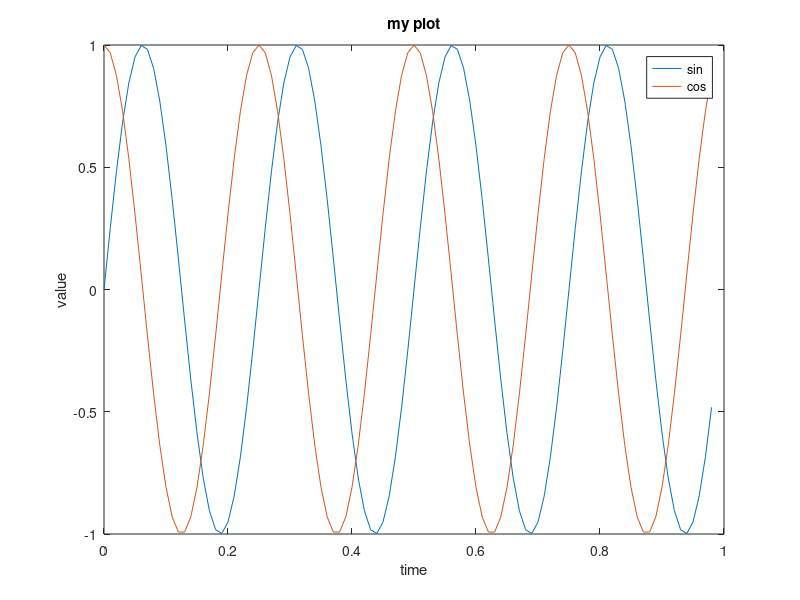
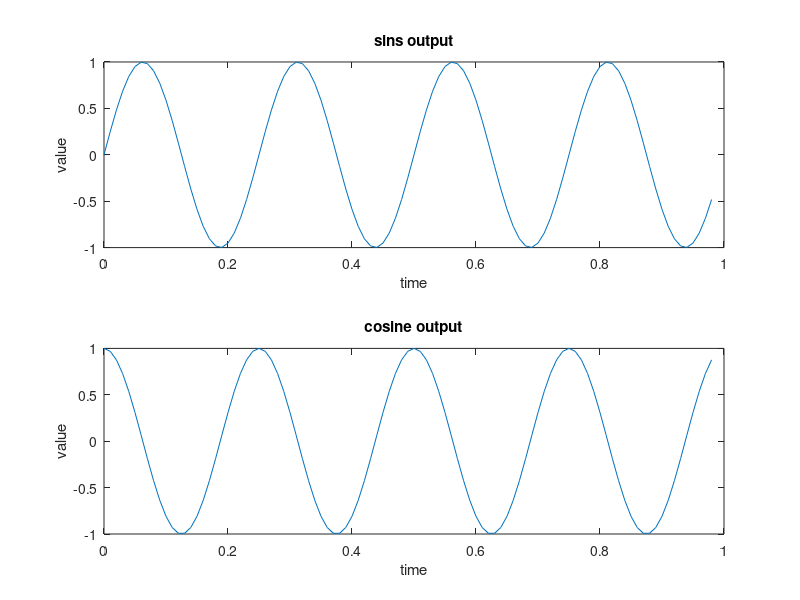

MATLAB code for these plots, in order: (Note: this script raises an error after producing the figures.)
%% math operations
4+5
19-12
5*123
125/12
5^4
sqrt(125)

%% logical operations
11 >= 10 % 11 is greater and equal than 10
12 ~= 11 % 12 is not equal to 11
1 && 0 % 1 and 0
1 || 0 % 1 or 0

%% variables
a = 10; % semicolon to stop print out
disp(a);

b = 'hello world'; % string
disp(b);

A = [1 2; 3 4; 5 6]; % 3-by-2 matrix

V = [1 ; 2 ; 3];

A = 1:0.1:2; % matrix start from 1 to 2, increment with a step 0.1

A = 1:6; % matrix start from 1 to 6, incremet with a step 1 (default)

A = ones(4,5); % generate a matrix with size 4-by-5 and each element is 1

A = 2*ones(4,5); % generate a matrix with size 4-by-5 and each element is 2

A = zeros(4,5); % generate a matrix with size 4-by-5 and each element is 0

A = rand(5,6); % generate a random matrix with size 5-by-6

A = eye(4); % generate a 4-by-4 identity matrix

%% data save and load
A = [1 2; 3 4; 5 6];
save data A;
load('data.mat');
clear % clear variables in workspace
clc % clear command window

%% matrix access and manipulation
A = [1 2; 3 4; 5 6];

disp(length(A)); % give the size of longer dimension

disp(A(3,2)); % access the element 3rd row, 2nd column in A
disp(A(:,2)); % access all the elements of 2nd column in A
disp(A(1,:)); % access all the elements of 1st row in A
disp(A([1 3],:)); % access all the elements of 1st and 3rd row in A
A(:,2) = [10;11;12]; % replace 2 column of A with [10; 11; 12]
A(:,2) = []; % remove 2 column
A = [A, [100; 101; 102]]; % add one more column to right of A

B = [10 11; 12 13; 14 15];
C = [A B];
disp(C);

[rownum,colnum] = size(C); % acquire the row and column number of matrix
C = C(:); % put a matrix into a vector
disp(C);
disp(reshape(C,rownum,colnum)); % reshape it into a matrix


%% data computation

A = [1 2; 3 4; 5 6]; % 3-by-2 matrix
B = [11 12; 13 14; 15 16]; % 3-by-2 matrix
C = [1 1; 2 2]; % 2-by-2 matrix

disp(A + B) % matrix addition
disp(A - B) % matrix subtraction
disp(A*C) % matrix multipliation
disp(A.*B) % dot product
disp(A.^2) % power 2 each element in A
disp(1./A) % 1 divide each element
disp(exp(A)) % exponential each element
disp(abs(A)) % absolute value of each element
disp(A+5) % each element plus 5
disp(A') % tranpose of A or transpose(A)


a = [1.2 14.9 2.4 0.5];
disp(max(a));
disp(min(a));
disp(sum(a));
disp(prod(a));
disp(round(a));
disp(floor(a));
disp(ceil(a));
[r,c] = find(a == min(a)); % find the minimum number in a
[r,c] = find(a<3);

disp(rand(3,3));
A = magic(3);
disp(A)
max(A) % max(A,[],2) 
min(A)
sum(A)
sum(sum(eye(3).*A))


%% plot data
figure(1)
t = 0:0.01:0.98;
y1 = sin(2*pi*4*t);
y2 = cos(2*pi*4*t);
plot(t,y1); hold on;
plot(t,y2);
xlabel('time');
ylabel('value');
title('my plot');
legend('sin','cos');
%axis([0 2*pi -1.5 1.5]) % x axis from 0 to 2pi, and y axis from -1.5 to 1.5

figure(2)
subplot(2,1,1)
plot(t,y1);
xlabel('time');
ylabel('value');
title('sins output');

subplot(2,1,2)
plot(t,y2);
xlabel('time');
ylabel('value');
title('cosine output');

%% controll statement
% plus number from 1 to 100
% for loop
output = 0;
for i = 1:100
    output = output + i;
end
disp(output);

% while
output = 0;
i = 1;
while i <= 100
    output = output + i;
    i = i + 1;
end
disp(output);


% if...else
input = 5;
if input == 1
    disp('The input number is one');
elseif input == 2
    disp('The input number is two')
else
    disp('Unknown number');
end


%% write your function
x = 6;
[y1,y2] = squareAndCubThisNumber(x);
disp([num2str(y1) '; ' num2str(y2)]);


%% vectorization

a = 1:100000;
c = 0;
tic
for i = 1:size(a,2)
    c = c + a(i)*a(i);
end
toc

tic
d = a*a';
toc



